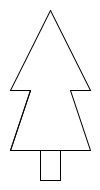
Frame 1 (no input)
Frame 60 (the mouse pressed at the canvas centre just before this capture): identical to frame 1, image omitted
Frame 120 (the mouse held since frame 60 and released just before this capture): identical to frame 1, image omitted

The Processing sketch that drew this single still picture (run headless with seeded random() and noise(); from frame 60 on, the mouse is pressed at the canvas centre):

// Processing sketch: Opdracht_9_9_en_9_10
// ── Opdracht_9_9_en_9_10.pde
void setup(){
  size(100,190);
}

void draw(){
  background(255,255,255);
  tekenBoom(50, 10, 
            10, 90,  
            30, 90,  
            10, 150,  
            90, 150,  
            70, 90,  
            90, 90,   
            40, 150,  
            20, 30); 
}

void tekenBoom(int x1, int y1, int x2, int y2, int x3, int y3, int x4, int y4,
               int x5, int y5, int x6, int y6, int x7, int y7, int x8, int y8,
               int x9, int y9 
               ){
  line(x1, y1, x2, y2);
  line(x2, y2, x3, y3);
  line(x3, y3, x4, y4);
  line(x3, y3, x4, y4);
  line(x4, y4, x5, y5);    
  line(x5, y5, x6, y6);
  line(x6, y6, x7, y7);
  line(x7, y7, x1, y1);
  rect(x8, y8, x9, y9);
  
}
